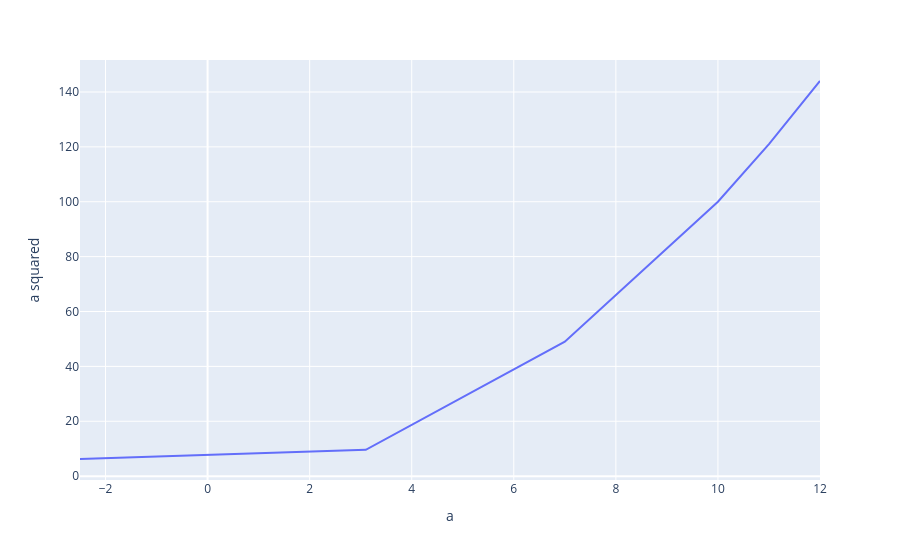

The notebook cell this image was saved under:
### Code cell
fig = px.line(x=a.flatten(),y=np.square(a).flatten(),labels={'x': 'a', 'y': 'a squared'})

fig.show()

### Figure 1 — Plotly figure (JSON) as saved in the notebook; plotly's stock layout.template omitted (floating-point values rounded to 4 significant figures)
{"data": [{"hovertemplate": "a=%{x}<br>a squared=%{y}<extra></extra>", "legendgroup": "", "line": {"color": "#636efa", "dash": "solid"}, "marker": {"symbol": "circle"}, "mode": "lines", "name": "", "orientation": "v", "showlegend": false, "type": "scatter", "x": [-2.5, 3.1, 7.0, 10.0, 11.0, 12.0], "xaxis": "x", "y": [6.25, 9.61, 49.0, 100.0, 121.0, 144.0], "yaxis": "y"}], "layout": {"legend": {"tracegroupgap": 0}, "margin": {"t": 60}, "xaxis": {"anchor": "y", "domain": [0, 1], "title": {"text": "a"}}, "yaxis": {"anchor": "x", "domain": [0, 1], "title": {"text": "a squared"}}}}
